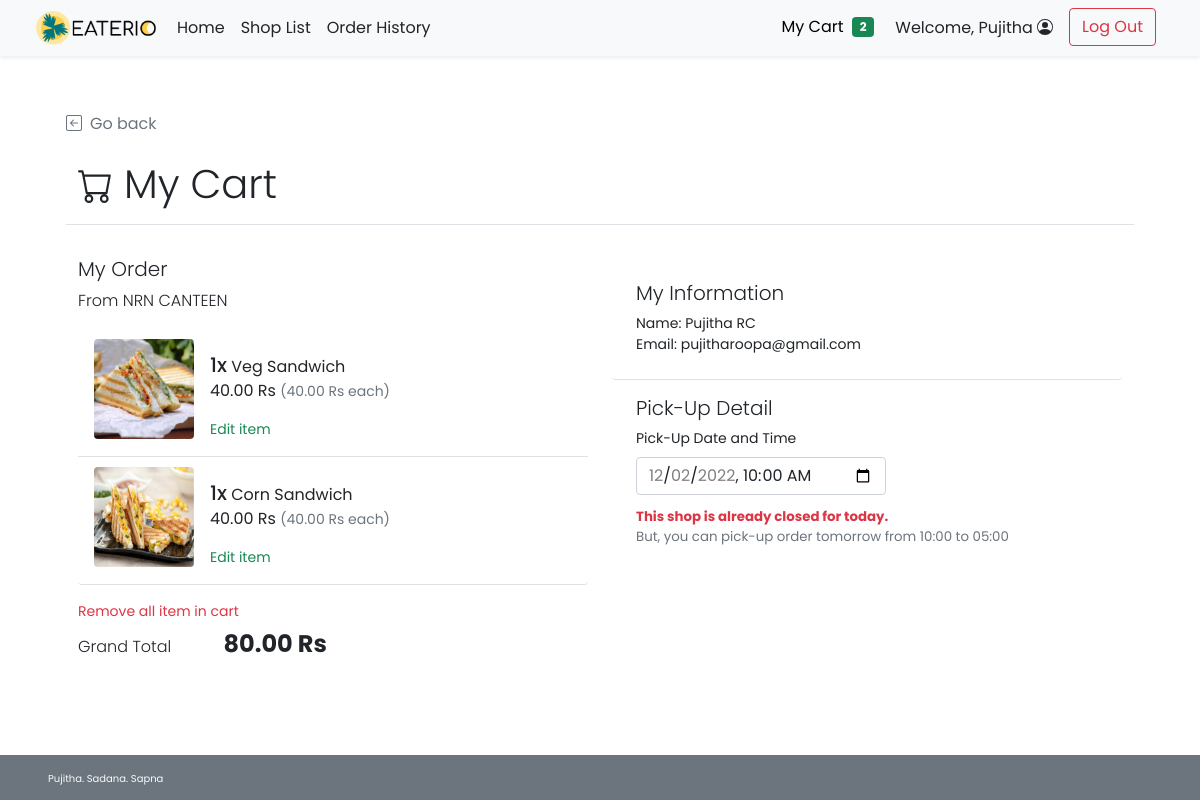
Screenshot of /cust_cart.php (signed in) with the database file from the repository.
### tables this page shows
CREATE TABLE `shop` (
  `s_id` int(11) NOT NULL,
  `s_username` varchar(45) NOT NULL,
  `s_pwd` varchar(45) NOT NULL,
  `s_name` varchar(100) NOT NULL,
  `s_location` varchar(100) NOT NULL,
  `s_openhour` time NOT NULL,
  `s_closehour` time NOT NULL,
  `s_status` tinyint(4) NOT NULL DEFAULT 1 COMMENT 'Shop ready for taking an order or not (True for open, False for close)',
  `s_preorderStatus` tinyint(4) NOT NULL DEFAULT 1 COMMENT 'Shop is ready for tomorrow pre-order or not',
  `s_email` varchar(100) NOT NULL,
  `s_phoneno` varchar(45) NOT NULL,
  `s_pic` text DEFAULT NULL
);

CREATE TABLE `cart` (
  `ct_id` int(11) NOT NULL,
  `c_id` int(11) NOT NULL,
  `s_id` int(11) NOT NULL,
  `f_id` int(11) NOT NULL,
  `ct_amount` int(11) NOT NULL,
  `ct_note` text NOT NULL
);

CREATE TABLE `food` (
  `f_id` int(11) NOT NULL,
  `s_id` int(11) NOT NULL,
  `f_name` varchar(100) NOT NULL,
  `f_price` decimal(6,2) NOT NULL,
  `f_todayavail` tinyint(4) NOT NULL DEFAULT 1 COMMENT 'Food is available to order or not',
  `f_preorderavail` tinyint(4) NOT NULL DEFAULT 1,
  `f_pic` text DEFAULT NULL
);

CREATE TABLE `customer` (
  `c_id` int(11) NOT NULL,
  `c_username` varchar(45) NOT NULL,
  `c_pwd` varchar(45) NOT NULL,
  `c_firstname` varchar(45) NOT NULL,
  `c_lastname` varchar(45) NOT NULL,
  `c_email` varchar(100) NOT NULL,
  `c_gender` varchar(1) NOT NULL COMMENT 'M for Male, F for Female',
  `c_type` varchar(3) NOT NULL COMMENT 'Type of customer in this canteen (STD for student, INS for instructor, STF for staff, GUE for guest, ADM for admin, OTH for other)'
);

### cust_cart.php (the view, shortened to what this page needs)
<!DOCTYPE html>
<html lang="en">
<head>
    <?php
    include("conn_db.php");
    include('head.php');
    $no_order = false;
    ?>
    <link href="css/main.css" rel="stylesheet">
    <link href="css/menu.css" rel="stylesheet">
</head>
<body class="d-flex flex-column h-100">
    <?php include('nav_header.php')?>
    <div class="container px-5 py-4" id="cart-body">
        <div class="row my-4">
            <a class="nav nav-item text-decoration-none text-muted mb-2" href="#" onclick="history.back();">
                <i class="bi bi-arrow-left-square me-2"></i>Go back
            </a>
            <h2 class="py-3 display-6 border-bottom">
                 My Cart
            </h2>
        </div>
        <?php
            $ct_query = "SELECT * FROM cart WHERE c_id = {$_SESSION['cid']}";
            $cart_numrow = $mysqli -> query($ct_query) -> num_rows;
            if($cart_numrow > 0){
        ?>
        <div class="row row-cols-1 row-cols-md-2 mb-5">
            <div class="col">
                <div class="row row-cols-1">
                    <div class="col">
                        <h5 class="fw-light">My Order</h5>
                        <p class="fw-light">From
                            <?php
                                $cart_query = "SELECT s_id,s_name,s_openhour,s_closehour,s_status,s_preorderstatus FROM shop s WHERE s_id = (SELECT s_id FROM cart WHERE c_id = {$_SESSION['cid']} LIMIT 0,1)";
                                $cart_result = $mysqli -> query($cart_query) -> fetch_array();
                                echo $cart_result["s_name"];
                                $shop_open = $cart_result["s_openhour"];
                                $shop_close = $cart_result["s_closehour"];
                                if($cart_result["s_status"]==0 && $cart_result["s_preorderstatus"]==0){
                                    $disable_shop = true;
                                }else{
                                    $disable_shop = false;
                                    if($cart_result["s_status"]==0){
                                        $disable_today = true;
                                    }else{
                                        $disable_today = false;
                                    }
                                    if($cart_result["s_preorderstatus"]==0){
                                        $disable_preorder = true;
                                    }else{
                                        $disable_preorder = false;
                                    }
                                }
                            ?>
                        </p>
                    </div>
                    <?php
                        $now_time = date("H:i");
                        $now_date = date("Y-m-d");
                        $tomorrow_date = (new Datetime($now_date)) -> add(new DateInterval("P1D")) -> format('Y-m-d');
                        $shop_open_arr = explode(":",$shop_open);
                        $shop_open = $shop_open_arr[0].":".$shop_open_arr[1];
                        $shop_close_arr = explode(":",$shop_close);
                        $shop_close = $shop_close_arr[0].":".$shop_close_arr[1];
                        if($now_time >= $shop_open && $now_time < $shop_close){
                            $shop_opening = true;
                        }else{
                            $shop_opening = false;
                        }
                        if($no_order){
                            $min_date = $now_date; $max_date = $now_date;
                            $min_time = $now_time; $min_time = $now_time;
                        }else{
                            if($disable_preorder){
                                $min_date = $now_date; $max_date = $now_date;
                                $min_time = $now_time; $max_time = $shop_close;
                            }else if($disable_today){
                                $min_date = $tomorrow_date; $max_date = $tomorrow_date;
                                $min_time = $shop_open; $max_time = $shop_close;
                            }else{
                                $max_date = $tomorrow_date;
                                $max_time = $shop_close;
                                if($now_time<$shop_open){
                                    $min_date = $now_date;
                                    $min_time = $shop_open;
                                }else if($now_time>$shop_close){
                                    $min_date = $tomorrow_date;
                                    $min_time = $shop_open;
                                }else{
                                    $min_date = $now_date;
                                    $min_time = $now_time;
                                }
                            }
                        }
                        $min_datetime = $min_date."T".$min_time;
                        $max_datetime = $max_date."T".$max_time;
                    ?>
                    <div class="col">
                        <ul class="list-group">
                            <?php
                                $cartdetail_query = "SELECT ct.ct_amount,ct.f_id,f_pic,f.f_name,f.f_price,ct.ct_note,f_todayavail,f_preorderavail
                                FROM cart ct INNER JOIN food f ON ct.f_id = f.f_id WHERE ct.c_id = {$_SESSION['cid']}";
                                $cartdetail_result = $mysqli -> query($cartdetail_query);
                                while($row = $cartdetail_result -> fetch_array()){
                            ?>
                            <li
                                class="list-group-item d-flex border-0 pb-3 border-bottom w-100 justify-content-between align-items-center">
                                <div class="image-parent">
                                    <img <?php
                                        if(is_null($row["f_pic"])){echo "src='img/default.png'";}
                                        else{echo "src=\"img/{$row['f_pic']}\"";}
                                    ?> class="img-fluid rounded" style="width: 100px; height:100px; object-fit:cover;"
                                        alt="quixote">
                                </div>
                                <div class="ms-3 mt-3 me-auto">
                                    <div class="fw-normal"><span class="h5"><?php echo $row["ct_amount"]?>x</span>
                                        <?php echo $row["f_name"]?>
                                        <p><?php printf("%.2f Rs <small class='text-muted'>(%.2f Rs each)</small>",$row["f_price"]*$row["ct_amount"],$row["f_price"])?><br />
                                                <?php
                                                    $rmv_link = false;
                                                        ?>
                                        </p>
                                        <?php if($rmv_link){?>
                                        <a href="remove_cart_item.php?rmv=1&s_id=<?php echo $cart_result["s_id"];?>&f_id=<?php echo $row["f_id"];?>"
                                            class="text-decoration-none text-danger nav nav-item small">Remove item</a>
                                        <?php }else {?>
                                        <a href="cust_update_cart.php?s_id=<?php echo $cart_result["s_id"];?>&f_id=<?php echo $row["f_id"];?>"
                                            class="text-decoration-none text-success nav nav-item small">Edit item</a>
                                        <?php } ?>
                                    </div>
                            </li>
                            <?php } ?>
                        </ul>
                        <div class="col my-3">
                            <ul class="list-inline justify-content-between">
                                <li class="list-item mb-2">
                                    <a href="remove_cart_all.php?rmv=1&s_id=<?php echo $cart_result["s_id"];?>"
                                        class="nav nav-item text-danger text-decoration-none small" name="rmv_all" id="rmv_all">
                                        Remove all item in cart
                                    </a>
                                </li>
                                <li class="list-inline-item fw-light me-5">Grand Total</li>
                                <li class="list-inline-item fw-bold h4">
                                    <?php
                                        $gt_query = "SELECT SUM(ct.ct_amount*f.f_price) AS grandtotal FROM cart ct INNER JOIN food f
                                        ON ct.f_id = f.f_id WHERE ct.c_id = {$_SESSION['cid']} GROUP BY ct.c_id";
                                        $gt_arr = $mysqli -> query($gt_query) -> fetch_array();
                                        $order_cost = $gt_arr["grandtotal"];
                                        printf("%.2f Rs",$order_cost);
                                    ?>
                                </li>
                            </ul>
                        </div>
                    </div>
                </div>
            </div>
            <div class="col mt-3 mt-md-0">
                <div class="row row-cols-1">
                    <div class="col mb-3">
                        <div class="card p-2 p-md-4 border-0 border-bottom">
                            <h5 class="card-title fw-light">My Information</h5>
                            <ul class="card-text list-unstyled m-0 p-0 small">
                                <?php
                                    $cust_query = "SELECT c_email FROM customer WHERE c_id = {$_SESSION['cid']} LIMIT 0,1";
                                    $cust_arr = $mysqli -> query($cust_query) -> fetch_array();
                                ?>
                                <li>Name: <?php echo $_SESSION["firstname"]." ".$_SESSION["lastname"]; ?></li>
                                <li>Email: <?php echo $cust_arr["c_email"]?> </li>
                            </ul>
                        </div>
                    </div>
                    <form method="POST" action="add_order.php">
                        <div class="col mb-1">
                            <div class="card px-2 px-md-4 pb-1 pb-md-2 border-0">
                                <h5 class="card-title fw-light">Pick-Up Detail</h5>
                                <label for="pickuptime" class="form-label small">Pick-Up Date and Time</label>
                                <input type="datetime-local" class="form-control" name="pickuptime" id="pickuptime"
                                    min="<?php echo $min_datetime?>" max="<?php echo $max_datetime?>"
                                    value="<?php echo $min_datetime?>"
                                    <?php if($no_order){echo "disabled";}?>
                                >
                                <div id="passwordHelpBlock" class="form-text smaller-font pt-2">
                                    <ul class="list-unstyled">
                                        <?php
                                            $shop_timerange = $shop_open." to ".$shop_close;
                                            if($disable_shop || ($disable_preorder && !$shop_opening)){
                                        ?>
                                        <li class="list-item text-danger fw-bold">This shop is not accepting any order.</li>
                                        <?php }else{
                                                if($disable_today){
                                            ?>
                                        <li class="list-item text-danger fw-bold">This shop is not accepting order for today.</li>
                                        <li class="list-item">But, you can pick-up order tomorrow from <?php echo $shop_timerange;?></li>
                                        <?php } else if($disable_preorder){
                                        ?>
                                        <li class="list-item">You can order from this shop until<?php echo $shop_close?></li>
                                        <li class="list-item text-danger fw-bold">But, this shop is not accepting any pre-order.</li>
                                        <?php } else {
                                                    if($shop_opening){
                                        ?>
                                        <li class="list-item">You can order from this shop until <?php echo $shop_close?></li>
                                        <li class="list-item">Also, you can pick-up order tomorrow from <?php echo $shop_timerange;?></li>
                                        <?php       }else if($now_time<$shop_open){
                                                     ?>
                                        <li class="list-item">This shop will open today from <?php echo $shop_timerange;?>.</li>
                                        <li class="list-item">You can also pick-up order tomorrow from <?php echo $shop_timerange;?></li>
                                        <?php       }else{  ?>
                                        <li class="list-item text-danger fw-bold">This shop is already closed for today.</li>
                                        <li class="list-item">But, you can pick-up order tomorrow from <?php echo $shop_timerange;?></li>
                                        <?php }
                                                }
                                            }
                                        ?>
                                    </ul>
                                </div>
                            </div>
                        </div>
                    </form>
                </div>
            </div>
        </div>
        <?php } ?>
    </div>
    <footer
    class="footer d-flex flex-wrap justify-content-between align-items-center px-5 py-3 mt-auto bg-secondary text-light">
        <span class="xsmall-font">Pujitha. Sadana. Sapna</span></span>
    </footer>
</body>
</html>

### css/main.css (style rules this page uses)
html { height: 100%; }
body { height: 100%; padding-top: 4rem; margin-bottom: -50px; font-family: 'Poppins', 'Noto Sans Thai', sans-serif; }
a { cursor: pointer; }
.bi { vertical-align: -.125em; fill: currentColor; }
.smaller-font { font-size: smaller; }
.xsmall-font { font-size: x-small; }

### css/menu.css (style rules this page uses)
html, body { height: 100%; }
.image-parent { max-width: 100px; }
input[type="datetime-local"] { max-width: 250px; }

### rows the page displays
shop: s_name "NRN CANTEEN", pickuptime "12/02/2022 10:00", shop_timerange "10:00 to 05:00"
cart: f.f_pic (picture), ct_amount "1", f.f_name "Veg Sandwich", $row['f_price']*$row['ct_amount'] "40.00", f.f_price "40.00"
cart: f.f_pic (picture), ct_amount "1", f.f_name "Corn Sandwich", $row['f_price']*$row['ct_amount'] "40.00", f.f_price "40.00"
customer: c_email "pujitharoopa@gmail.com"

### other values shown
$incart_amt "2"
$_SESSION['firstname'] "Pujitha"
$order_cost "80.00"
$_SESSION["firstname"] "Pujitha"
$_SESSION["lastname"] "RC"
